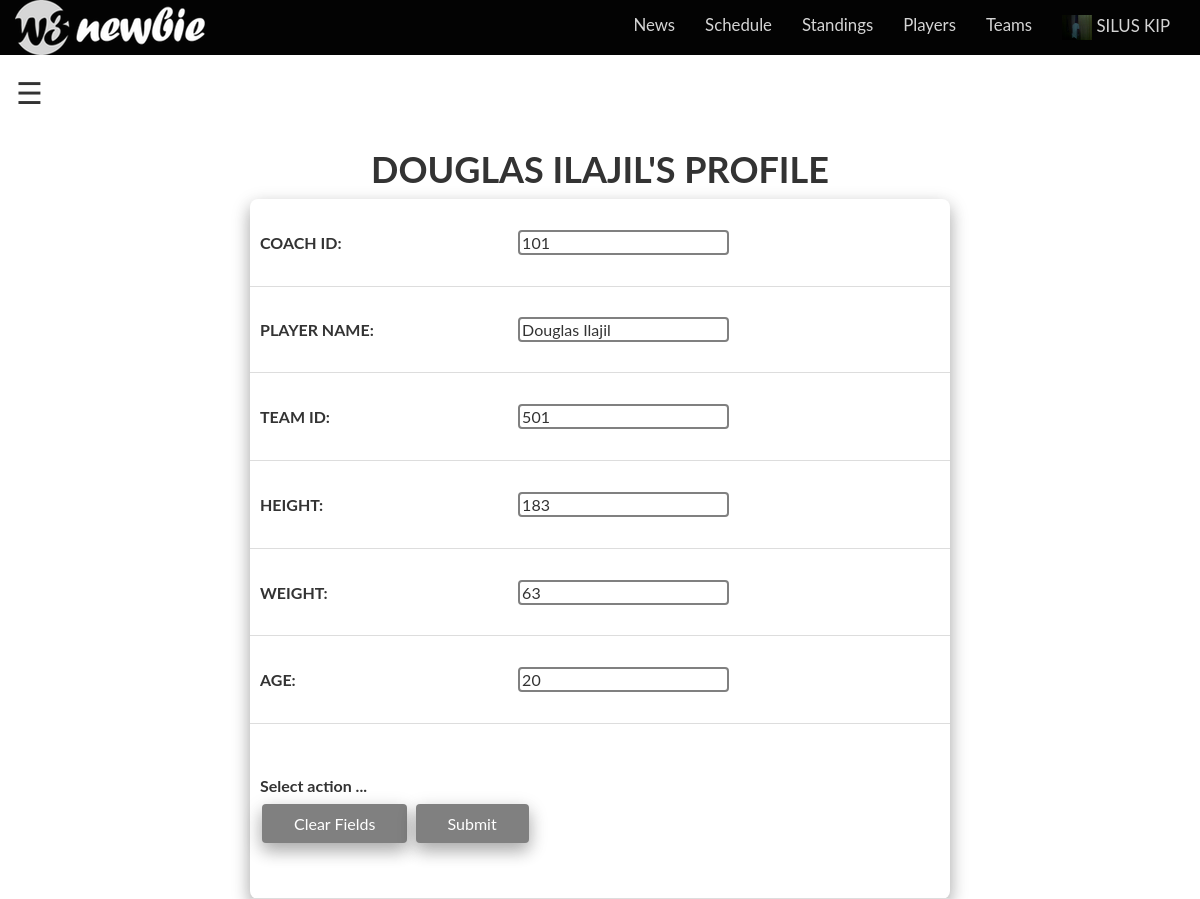
Screenshot of /review4.php?playerId=101 (signed in) with the database file from the repository.
### tables this page shows
CREATE TABLE `players` (
  `playerId` int(11) NOT NULL,
  `playerName` varchar(30) NOT NULL,
  `teamId` int(11) NOT NULL,
  `height` int(11) NOT NULL,
  `weight` int(11) NOT NULL,
  `age` int(11) NOT NULL
);

### review4.php (the view, shortened to what this page needs)
<?php
require_once "connection.php";
if (isset($_GET["playerId"])){
  $playerId = $_GET["playerId"];
  $select_qry ="SELECT `playerId`, `playerName`, `teamId`, `height`, `weight`, `age` FROM `players` WHERE playerId='$playerId' limit 1";
  $result_item_id = $conn->query($select_qry);
  $row = $result_item_id->fetch_assoc();
?>
<head>
  <link rel="stylesheet" href="https://maxcdn.bootstrapcdn.com/bootstrap/3.3.7/css/bootstrap.min.css">
  <link rel="stylesheet" href="https://cdnjs.cloudflare.com/ajax/libs/font-awesome/4.7.0/css/font-awesome.min.css">
  <link rel="stylesheet" type="text/css" href="css.css">
  <nav class="navbar navbar-inverse">
        <div class="container-fluid">
          <div class="navbar-header">
          <a href="#" class="navbar-nav navbar navbar-right"><img src="img/w3newbie.png"></a>
        </div>
        <div class="collapse navbar-collapse" id="myNavbar">
          <ul class="nav navbar-nav navbar-right">
            <li> <a href="homesec.php">News</a></li>
            <li><a href="examplesec.php">Schedule</a> </li>
            <li> <a href="standingsadmin.php">Standings</a></li>
            <li> <a href="playersadmin.php">Players</a></li>
                    <li> <a href="teamsadmin.php">Teams</a></li>
                    <li style="float:right;"><a href="profile.php?userId=<?=$_SESSION["authlog"]["userId"]?>"><img style="width:30px; height:25px; background-color:white;" src="images/people/<?php echo $_SESSION["authlog"]["Image"];?>"><?php echo ' ';?><?php echo strtoupper($_SESSION["authlog"]["Full_Name"]);?></a></li>
          </ul>
        </div>
      </div>
   </nav>
</head>
<div id="main">
  <span style="font-size:30px;cursor:pointer" onclick="openNav()">&#9776;</span>
</div>
<h1 align="center"><b><?php echo strtoupper($row["playerName"])."'S PROFILE"; ?></b></h1>
<table align="center" >
  <form action = "update4.php" method = "POST">
  	<th align="center">COACH ID:</th>
      <td>
        <input type="int" name="playerId" value="<?php echo ucfirst($row["playerId"]); ?>">
      </td>
    <tr>
    <tr>
      <th align="center">PLAYER NAME:</th>
      <td>
        <input type="text" name="playerName" value="<?php echo ucfirst($row["playerName"]); ?>">
      </td>
    </tr>
      <th align="center">TEAM ID:</th>
      <td>
        <input type="int" name="teamId" value="<?php echo ucfirst($row["teamId"]); ?>">
      </td>
    </tr>
    <tr>
      <th align="center">HEIGHT:</th>
      <td>
        <input type="int" name="height" value="<?php echo $row["height"]; ?>">
      </td>
    </tr>
    <tr>
      <th align="center">WEIGHT:</th>
      <td>
        <input type="int" name="weight" value="<?php echo $row["weight"]; ?>">
      </td>
    </tr>
    <tr>
      <th align="center">AGE:</th>
      <td>
        <input type="int" name="age" value="<?php echo $row["age"]; ?>">
      </td>
    </tr>
    <tr>
      <td align="center" colspan="2">
        <label align="center">Select action ...</label><br />
        <input align="center" type="reset" name="reset" value="Clear Fields"/>
        <input align="center" type="submit" name="save_details" value="Submit"/><br/>
      </td>
    </tr>
  </form>
<?php
  }
?>

### css.css (style rules this page uses)
.navbar { margin-bottom: 0; border-radius: 0; background-color: #030303; color: #FFF padding: 1% 0; font-size: 1.2em; border:0; }
.navbar-inverse .navbar-nav li a { color: #D5D5D5; }

### review4.php (style rules this page uses)
.navbar { margin-bottom: 0; border-radius: 0; background-color: #030303; color: #FFF padding: 1% 0; font-size: 1.2em; border:0; }
table { align:center; width: 700px; height: 700px; border-radius: 8px; background-color: white; box-shadow: 0 8px 16px 0 rgba(0,0,0,0.2), 0 6px 20px 0 rgba(0,0,0,0.19); cursor: pointer; padding: 6px 12px; border-top: none; }
th, td { border-bottom: 1px solid #ddd; padding: 10px; text-align: left; }
input[type=text] { width: 50%; border: 2px solid grey; border-radius: 4px; -webkit-transition: width 1.8s ease-in-out; transition: width 1.8s ease-in-out; }
input[type=int] { width: 50%; border: 2px solid grey; border-radius: 4px; -webkit-transition: width 1.8s ease-in-out; transition: width 1.8s ease-in-out; }
input[type=button], input[type=submit], input[type=reset], input[type=file] { background-color: grey; box-shadow: 0 8px 16px 0 rgba(0,0,0,0.2), 0 6px 20px 0 rgba(0,0,0,0.19); border: none; border-radius: 4px; color: white; padding: 10px 32px; text-decoration: none; margin: 4px 2px; cursor: pointer; }
#main { transition: margin-left .5s; padding: 16px; }

### rows the page displays
players: playerName "DOUGLAS ILAJIL", playerId "101", playerName "Douglas Ilajil", teamId "501", height "183", weight "63", age "20"

### other values shown
$_SESSION["authlog"]["Full_Name"] "SILUS KIP"
